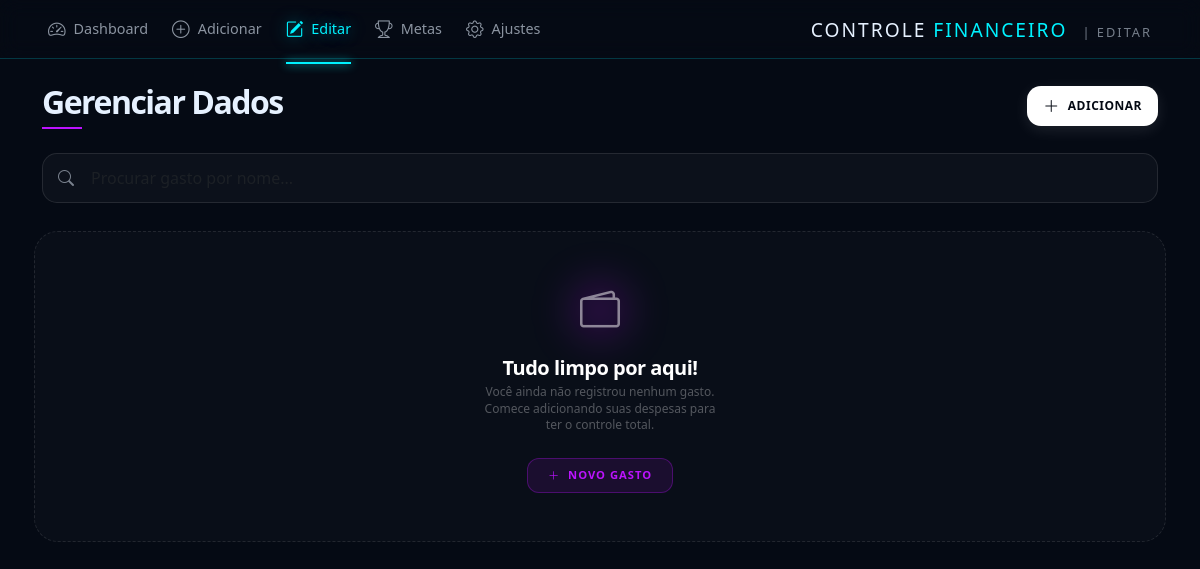
Page /editar on the earlier database version.
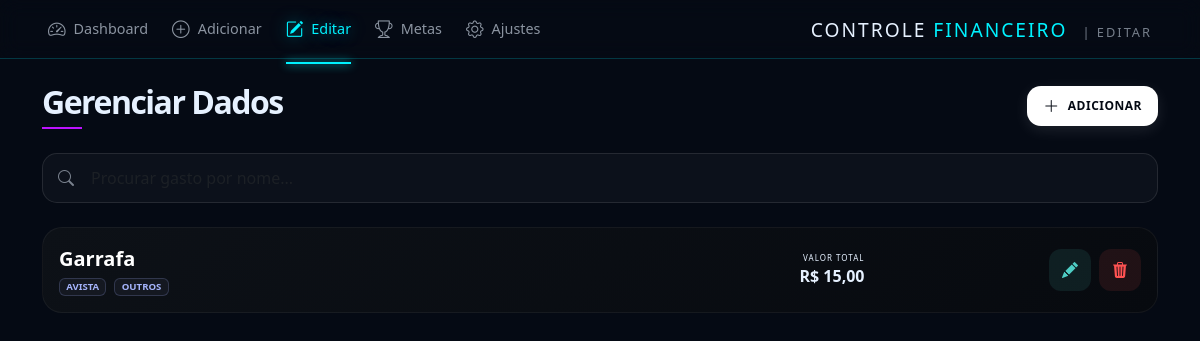
Same page on the later database version.
### app.py (models this page shows)
class Gasto(db.Model):
    id = db.Column(db.Integer, primary_key=True)
    nome = db.Column(db.String(100), nullable=False)
    categoria = db.Column(db.String(50), nullable=False)
    valor_total = db.Column(db.Float, nullable=False) # Valor da Reserva ou Total
    valor_mensal = db.Column(db.Float, nullable=False) # Valor da Parcela
    valor_gasto_real = db.Column(db.Float, default=0.0) # Quanto já usou do envelope
    total_parcelas = db.Column(db.Integer, default=1)
    parcelas_pagas = db.Column(db.Integer, default=0)
    parcelas_reservadas = db.Column(db.Integer, default=0) # Adicione esta linha
    falta_pagar = db.Column(db.Float)
    tipo = db.Column(db.String(20)) # 'Fixo', 'Parcelado' ou 'Unico'
    status = db.Column(db.String(20), default='Pendente')

### app.py (the view)
@app.route('/editar')
def editar():
    gastos = Gasto.query.all()
    return render_template('editar.html', gastos=gastos)

### templates/editar.html (shortened to what the changed rows need)
<!DOCTYPE html>
<html lang="pt-br">
<head>
    <link href="https://cdn.jsdelivr.net/npm/bootstrap@5.3.0/dist/css/bootstrap.min.css" rel="stylesheet">
    <link rel="stylesheet" href="https://cdn.jsdelivr.net/npm/bootstrap-icons@1.11.1/font/bootstrap-icons.css">
    <link rel="stylesheet" href="{{ url_for('static', filename='css/editar.css') }}">
</head>
<body>
    <header class="header-main px-5 py-3">
        <nav class="d-flex justify-content-between align-items-center">
            <div class="titulo-pagina text-end">
                <h2 class="m-0 tracking-widest text-uppercase h4">
                    Controle <span style="color: var(--accent-cyan)">Financeiro</span>
                    <small class="ms-2 opacity-50" style="font-size: 0.8rem;">| Editar</small>
                </h2>
            </div>
        </nav>
    </header>
    <div class="container py-4">
        <div class="d-flex justify-content-between align-items-center mb-4">
            <div>
                <h2 class="fw-bold mb-0" style="letter-spacing: -1.5px;">Gerenciar Dados</h2>
            </div>
        </div>
        <div class="row g-3" id="listaItens">
            {% for item in gastos %}
            <div class="col-12 item-card" data-nome="{{ item.nome.lower() }}">
                <div class="card-edit p-3">
                    <div class="row align-items-center">
                        <div class="col-6">
                            <strong class="d-block fs-5 text-white">{{ item.nome }}</strong>
                            <div class="d-flex gap-2 mt-1">
                                <span class="badge badge-info-custom">{{ item.tipo }}</span>
                                <span class="badge badge-info-custom">{{ item.categoria }}</span>
                            </div>
                        </div>
                        <div class="col-3 text-end">
                            <small class="d-block opacity-40 text-uppercase"
                                style="font-size: 0.5rem; letter-spacing: 1px;">Valor Total</small>
                            <span class="fw-bold">R$ {{ "{:,.2f}".format(item.valor_total).replace('.', ',') }}</span>
                        </div>
                        <div class="col-3 d-flex justify-content-end gap-2">
                            <button class="btn-circle btn-edit" onclick="abrirEdicao('{{ item.id }}')">
                                <i class="bi bi-pencil-fill"></i>
                            </button>
                            <button class="btn-circle btn-delete"
                                onclick="confirmarExclusao('{{ item.id }}', '{{ item.nome }}')">
                                <i class="bi bi-trash3-fill"></i>
                            </button>
                        </div>
                    </div>
                </div>
            </div>
            {% endfor %}
            {% if not gastos %}
            <div class="col-12 text-center py-5"
                style="background: rgba(255, 255, 255, 0.02); border: 1px dashed rgba(255, 255, 255, 0.1); border-radius: 24px; margin-top: 20px;">
                <div class="mb-3 d-inline-block position-relative">
                    <div
                        style="position: absolute; top: 50%; left: 50%; transform: translate(-50%, -50%); width: 60px; height: 60px; background: rgba(188, 19, 254, 0.2); filter: blur(20px); border-radius: 50%; animation: pulse-neon 2s infinite;">
                    </div>
                    <i class="bi bi-wallet2 text-white-50"
                        style="font-size: 2.5rem; position: relative; z-index: 1;"></i>
                </div>
                <h5 class="fw-bold text-white mb-1" style="letter-spacing: -0.5px;">Tudo limpo por aqui!</h5>
                <p class="text-white-50 mx-auto"
                    style="font-size: 0.75rem; max-width: 250px; line-height: 1.4; opacity: 0.6;">
                    Você ainda não registrou nenhum gasto. Comece adicionando suas despesas para ter o controle total.
                </p>
                <a href="/adicionar" class="btn btn-sm mt-2"
                    style="background: rgba(188, 19, 254, 0.1); color: #bc13fe; border: 1px solid rgba(188, 19, 254, 0.3); border-radius: 12px; font-size: 0.7rem; font-weight: 700; padding: 8px 20px; text-transform: uppercase; letter-spacing: 1px;">
                    <i class="bi bi-plus-lg me-1"></i> Novo Gasto
                </a>
            </div>
            {% endif %}
        </div>
    </div>
</body>
</html>

Differences in the rows shown:
added Gasto: nome "Garrafa", tipo "AVISTA", categoria "OUTROS", valor_total "15,00"
Other differences:
text no longer shown: "Tudo limpo por aqui! Você ainda não registrou nenhum gasto. Comece adicionando suas despesas para ter o controle total. NOVO GASTO"
